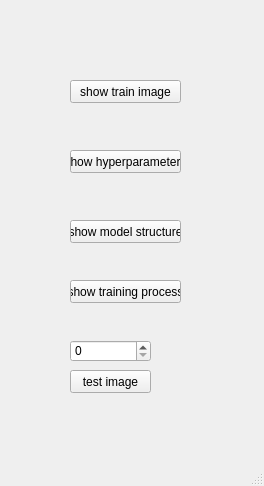
<?xml version="1.0" encoding="UTF-8"?>
<ui version="4.0">
 <class>MainWindow</class>
 <widget class="QMainWindow" name="MainWindow">
  <property name="geometry">
   <rect>
    <x>0</x>
    <y>0</y>
    <width>264</width>
    <height>486</height>
   </rect>
  </property>
  <property name="windowTitle">
   <string>MainWindow</string>
  </property>
  <widget class="QWidget" name="centralwidget">
   <widget class="QPushButton" name="pushButton">
    <property name="geometry">
     <rect>
      <x>70</x>
      <y>80</y>
      <width>111</width>
      <height>23</height>
     </rect>
    </property>
    <property name="text">
     <string>show train image</string>
    </property>
   </widget>
   <widget class="QPushButton" name="pushButton_2">
    <property name="geometry">
     <rect>
      <x>70</x>
      <y>150</y>
      <width>111</width>
      <height>23</height>
     </rect>
    </property>
    <property name="text">
     <string>show hyperparameters</string>
    </property>
   </widget>
   <widget class="QPushButton" name="pushButton_3">
    <property name="geometry">
     <rect>
      <x>70</x>
      <y>220</y>
      <width>111</width>
      <height>23</height>
     </rect>
    </property>
    <property name="text">
     <string>show model structure</string>
    </property>
   </widget>
   <widget class="QPushButton" name="pushButton_4">
    <property name="geometry">
     <rect>
      <x>70</x>
      <y>280</y>
      <width>111</width>
      <height>23</height>
     </rect>
    </property>
    <property name="text">
     <string>show training process</string>
    </property>
   </widget>
   <widget class="QPushButton" name="pushButton_5">
    <property name="geometry">
     <rect>
      <x>70</x>
      <y>370</y>
      <width>81</width>
      <height>23</height>
     </rect>
    </property>
    <property name="text">
     <string>test image</string>
    </property>
   </widget>
   <widget class="QSpinBox" name="spinBox">
    <property name="geometry">
     <rect>
      <x>70</x>
      <y>340</y>
      <width>81</width>
      <height>22</height>
     </rect>
    </property>
   </widget>
  </widget>
  <widget class="QMenuBar" name="menubar">
   <property name="geometry">
    <rect>
     <x>0</x>
     <y>0</y>
     <width>264</width>
     <height>21</height>
    </rect>
   </property>
  </widget>
  <widget class="QStatusBar" name="statusbar"/>
 </widget>
 <resources/>
 <connections/>
</ui>
